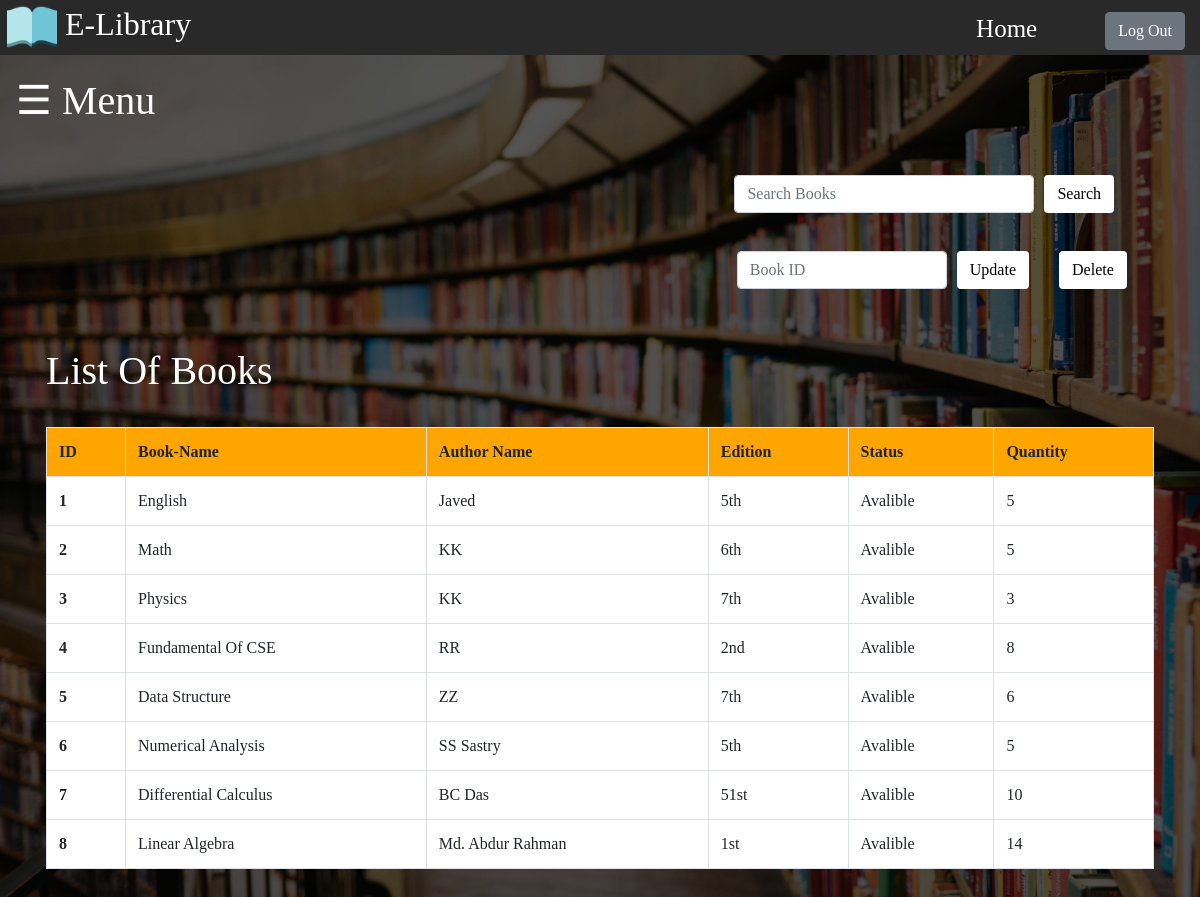
Page /Library/Librarian/abooks.php on the committed database.
### tables this page shows
CREATE TABLE `books` (
  `bid` int(100) NOT NULL,
  `name` varchar(100) NOT NULL,
  `author` varchar(100) NOT NULL,
  `edition` varchar(100) NOT NULL,
  `status` varchar(100) NOT NULL,
  `quantity` int(100) NOT NULL
);

### Library/Librarian/abooks.php (the view, shortened to what this page needs)
<!DOCTYPE html>
<html>
<head>
		<link rel="stylesheet" type="text/css" href="../bootstrap/css/bootstrap.min.css">
</head>
<body>
<div class="main2">
<div class="main3"><img src="../Img/b.png" width="50px" height="50px"><h2>E-Library</h2></div>
		<ul class="list">
			<li><a href="aindex.php">Home</a></li>
			<li><a href="#"><?php echo $_SESSION['admin_user']; ?></a>
			</li>
			<li><?php include('logout.php'); ?>
			</li>
		</ul>
	</div>
<div id="main">
  <span style="font-size:40px;color:white;cursor:pointer" onclick="openNav()">&#9776; Menu</span>
	<div >
		<br>
		<form action="" method="post">
			<div>
				<button style="background-color: white;color: black;float: right; margin: auto;margin-top: 20px; margin-right:70px" type="submit" name="submit" class="btn btn-default">Search
				</button>
				<input style="width: 300px;float: right; margin: auto; margin-top: 20px; margin-right:10px;" class="form-control" type="text" name="search" placeholder="Search Books">
				<br><br>
				<br>
				<br>
				<button style="background-color: white;color: black;float: right; margin: auto; margin-right:155px" type="submit" name="update" class="btn btn-default">Update
				</button>
				<input style="width: 210px;float: right; margin: auto; margin-right:10px;" class="form-control" type="text" name="bid" placeholder="Book ID">
				<button style="background-color: white;color: black;float: right; margin: auto; margin-right:-390px" type="submit" name="delete" class="btn btn-default">Delete
				</button>
			</div>
		</form>
	</div>
	<div>
		<br>
		<br>
		<br>
		<br>
		<h1 style="color:white; margin-left:30px; ">List Of Books</h1>
		<br>
	</div>
	<div class="main4">
		<?php
		$db=mysqli_connect("localhost","root","","library");
		if(isset($_POST['submit']))
		{
			$q=mysqli_query($db,"SELECT * FROM `books` where name like '%$_POST[search]%' ");
			if(mysqli_num_rows($q)==0)
			{
				echo "<h3 style=color:red;>No Books Found</h3>";
			}
			else
			{
				echo "<table class='table table-bordered'>";
			echo "<tr style='background-color:orange;'>";
			echo "<th>";  echo "ID";   echo "</th>";
			echo "<th>";  echo "Book-Name";   echo "</th>";
			echo "<th>";  echo "Author Name";   echo "</th>";
			echo "<th>";  echo "Edition";   echo "</th>";
			echo "<th>";  echo "Status";   echo "</th>";
			echo "<th>";  echo "Quantity";   echo "</th>";
			echo "</tr>";
			while ($row=mysqli_fetch_assoc($q)) {
				echo "<tr style='background-color:white;'>";
				echo "<th>";  echo $row['bid'];   echo "</td>";
			echo "<td>";  echo $row['name'];   echo "</td>";
			echo "<td>";  echo $row['author'];   echo "</td>";
			echo "<td>";  echo $row['edition'];   echo "</td>";
			echo "<td>";  echo $row['status'];   echo "</td>";
			echo "<td>";  echo $row['quantity'];   echo "</td>";
				echo "</tr>";
			}
			echo "</table>";
			}
		}
		else
		{
				$res=mysqli_query($db,"SELECT * FROM `books`;");
			echo "<table class='table table-bordered'>";
			echo "<tr style='background-color:orange;'>";
			echo "<th>";  echo "ID";   echo "</th>";
			echo "<th>";  echo "Book-Name";   echo "</th>";
			echo "<th>";  echo "Author Name";   echo "</th>";
			echo "<th>";  echo "Edition";   echo "</th>";
			echo "<th>";  echo "Status";   echo "</th>";
			echo "<th>";  echo "Quantity";   echo "</th>";
			echo "</tr>";
			while ($row=mysqli_fetch_assoc($res)) {
				echo "<tr style='background-color:white;'>";
				echo "<th>";  echo $row['bid'];   echo "</td>";
			echo "<td>";  echo $row['name'];   echo "</td>";
			echo "<td>";  echo $row['author'];   echo "</td>";
			echo "<td>";  echo $row['edition'];   echo "</td>";
			echo "<td>";  echo $row['status'];   echo "</td>";
			echo "<td>";  echo $row['quantity'];   echo "</td>";
				echo "</tr>";
			}
			echo "</table>";
		}
		 ?>
	</div>
	</div>
</body>
</html>

### Library/Librarian/logout.php (shortened to what this page needs)
<!DOCTYPE html>
<html>
<head>
		<link rel="stylesheet" type="text/css" href="../bootstrap/css/bootstrap.min.css">
</head>
<body>
<form action="" method="post">
<input class="btn btn-secondary" type="submit" value="Log Out" name="logout">
</form>
</body>
</html>

### Library/Librarian/abooks.php (style rules this page uses)
* { margin: 0; padding: 0; font-family: Century Gothic; }
body { transition: background-color .5s; background-image: url('../Img/index.jpg'); background-repeat: no-repeat; background-size: cover; }
#main { transition: margin-left .5s; padding: 16px; }
.main2 { height: 60px; width:100%; margin-top: -5px; background-color: #2A2929; }
.main2 ul { list-style-type: none; float: right; }
.main2 ul li { text-align: center; font-size: 25px; padding:15px; display: inline-block; }
.main2 ul li a { text-decoration: none; color: white; font-size: 25px; }
.list a { text-decoration: none; }
.main3 h2 { position:absolute; color: white; margin-top: 10px; margin-left: 65px; }
.main3 img { position: absolute; margin-top: 7px; margin-left: 7px; }
.main4 { margin-left: 30px; margin-right: 30px; }

### rows in the picture
books: bid "1", name "English", author "Javed", edition "5th", status "Avalible", quantity "5"
books: bid "2", name "Math", author "KK", edition "6th", status "Avalible", quantity "5"
books: bid "3", name "Physics", author "KK", edition "7th", status "Avalible", quantity "3"
books: bid "4", name "Fundamental Of CSE", author "RR", edition "2nd", status "Avalible", quantity "8"
books: bid "5", name "Data Structure", author "ZZ", edition "7th", status "Avalible", quantity "6"
books: bid "6", name "Numerical Analysis", author "SS Sastry", edition "5th", status "Avalible", quantity "5"
books: bid "7", name "Differential Calculus", author "BC Das", edition "51st", status "Avalible", quantity "10"
books: bid "8", name "Linear Algebra", author "Md. Abdur Rahman", edition "1st", status "Avalible", quantity "14"
